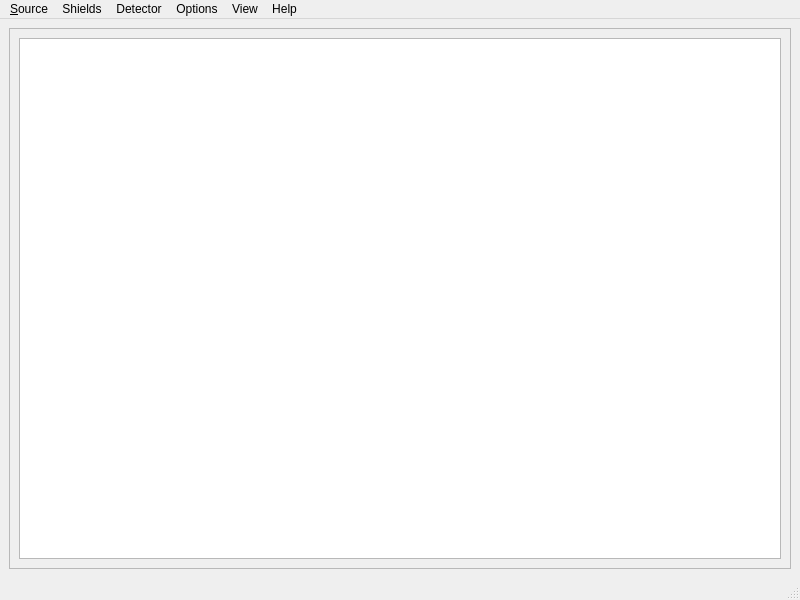
<?xml version="1.0" encoding="UTF-8"?>
<ui version="4.0">
 <class>MainWindow</class>
 <widget class="QMainWindow" name="MainWindow">
  <property name="geometry">
   <rect>
    <x>0</x>
    <y>0</y>
    <width>800</width>
    <height>600</height>
   </rect>
  </property>
  <property name="windowTitle">
   <string>ZapMeNot</string>
  </property>
  <widget class="QWidget" name="centralwidget">
   <property name="sizePolicy">
    <sizepolicy hsizetype="Expanding" vsizetype="Expanding">
     <horstretch>0</horstretch>
     <verstretch>0</verstretch>
    </sizepolicy>
   </property>
   <layout class="QVBoxLayout" name="verticalLayout">
    <item>
     <widget class="QScrollArea" name="scrollArea">
      <property name="widgetResizable">
       <bool>true</bool>
      </property>
      <widget class="QWidget" name="scrollAreaWidgetContents">
       <property name="geometry">
        <rect>
         <x>0</x>
         <y>0</y>
         <width>774</width>
         <height>518</height>
        </rect>
       </property>
       <layout class="QVBoxLayout" name="verticalLayout_2">
        <item>
         <widget class="QTextEdit" name="summaryDescription">
          <property name="readOnly">
           <bool>true</bool>
          </property>
          <property name="placeholderText">
           <string/>
          </property>
         </widget>
        </item>
       </layout>
      </widget>
     </widget>
    </item>
   </layout>
  </widget>
  <widget class="QMenuBar" name="menubar">
   <property name="geometry">
    <rect>
     <x>0</x>
     <y>0</y>
     <width>800</width>
     <height>29</height>
    </rect>
   </property>
   <widget class="QMenu" name="menu_Source">
    <property name="title">
     <string>&amp;Source</string>
    </property>
    <widget class="QMenu" name="menuBody">
     <property name="title">
      <string>Body</string>
     </property>
     <addaction name="actionLine_Source"/>
     <addaction name="actionPoint_Source"/>
     <addaction name="actionSpherical_Source"/>
     <addaction name="actionBox_Source"/>
     <addaction name="actionX_Aligned_Cylinder_Source"/>
     <addaction name="actionY_Aligned_Cylinder_Source"/>
     <addaction name="actionZ_Aligned_Cylinder_Source"/>
    </widget>
    <widget class="QMenu" name="menuPhotons">
     <property name="title">
      <string>Photons</string>
     </property>
     <addaction name="actionBy_Isotope"/>
     <addaction name="actionBy_Energy"/>
     <addaction name="actionImport"/>
    </widget>
    <addaction name="menuBody"/>
    <addaction name="menuPhotons"/>
    <addaction name="actionQuadrature"/>
   </widget>
   <widget class="QMenu" name="menuShield">
    <property name="title">
     <string>Shields</string>
    </property>
    <widget class="QMenu" name="menuAdd">
     <property name="title">
      <string>Add</string>
     </property>
     <addaction name="actionSemiInfiniteXSlab"/>
     <addaction name="actionSphere"/>
     <addaction name="actionBox"/>
     <addaction name="actionInfiniteAnnulus"/>
     <addaction name="actionXAlignedInfiniteAnnulus"/>
     <addaction name="actionYAlignedInfiniteAnnulus"/>
     <addaction name="actionZAlignedInfiniteAnnulus"/>
     <addaction name="actionCappedCylinder"/>
     <addaction name="actionX_Aligned_Cylinder"/>
     <addaction name="actionY_Aligned_Cylinder"/>
     <addaction name="actionZ_Aligned_Cylinder"/>
    </widget>
    <addaction name="menuAdd"/>
    <addaction name="actionRemove"/>
   </widget>
   <widget class="QMenu" name="menuDetector">
    <property name="title">
     <string>Detector</string>
    </property>
    <addaction name="location"/>
   </widget>
   <widget class="QMenu" name="menuOptions">
    <property name="title">
     <string>Options</string>
    </property>
    <addaction name="actionBuildup_Material"/>
    <addaction name="actionDaughters"/>
    <addaction name="actionEnergy_Groups"/>
    <addaction name="actionFiller_Material"/>
   </widget>
   <widget class="QMenu" name="menuView">
    <property name="title">
     <string>View</string>
    </property>
    <addaction name="actionPython_Script"/>
    <addaction name="actionGraphics"/>
   </widget>
   <widget class="QMenu" name="menuHelp">
    <property name="title">
     <string>Help</string>
    </property>
    <addaction name="actionZapMeNot_Help"/>
    <addaction name="actionAbout_ZapMeNot"/>
   </widget>
   <addaction name="menu_Source"/>
   <addaction name="menuShield"/>
   <addaction name="menuDetector"/>
   <addaction name="menuOptions"/>
   <addaction name="menuView"/>
   <addaction name="menuHelp"/>
  </widget>
  <widget class="QStatusBar" name="statusbar"/>
  <action name="actionRemove">
   <property name="enabled">
    <bool>false</bool>
   </property>
   <property name="text">
    <string>Remove ...</string>
   </property>
  </action>
  <action name="actionBuildup_Material">
   <property name="text">
    <string>Buildup Material ...</string>
   </property>
  </action>
  <action name="actionDaughters">
   <property name="text">
    <string>Daughters ...</string>
   </property>
  </action>
  <action name="actionEnergy_Groups">
   <property name="text">
    <string>Energy Groups ...</string>
   </property>
  </action>
  <action name="actionPython_Script">
   <property name="text">
    <string>Python Script</string>
   </property>
  </action>
  <action name="actionGraphics">
   <property name="text">
    <string>Graphics</string>
   </property>
  </action>
  <action name="location">
   <property name="text">
    <string>Location ...</string>
   </property>
  </action>
  <action name="actionZapMeNot_Help">
   <property name="text">
    <string>ZapMeNot Help</string>
   </property>
  </action>
  <action name="actionAbout_ZapMeNot">
   <property name="text">
    <string>About ZapMeNot</string>
   </property>
  </action>
  <action name="actionSemiInfiniteShield">
   <property name="text">
    <string>Semi-Infinite Shield</string>
   </property>
  </action>
  <action name="actionSemiInfiniteXSlab">
   <property name="text">
    <string>Semi-Infinite X-Aligned Slab</string>
   </property>
  </action>
  <action name="actionSphere">
   <property name="text">
    <string>Sphere</string>
   </property>
  </action>
  <action name="actionShell">
   <property name="text">
    <string>Shell</string>
   </property>
  </action>
  <action name="actionBox">
   <property name="text">
    <string>Box</string>
   </property>
  </action>
  <action name="actionInfiniteAnnulus">
   <property name="text">
    <string>Infinite Annulus</string>
   </property>
  </action>
  <action name="actionXAlignedInfiniteAnnulus">
   <property name="text">
    <string>X-Aligned Infinite Annulus</string>
   </property>
  </action>
  <action name="actionYAlignedInfiniteAnnulus">
   <property name="text">
    <string>Y-Aligned Infinte Annulus</string>
   </property>
  </action>
  <action name="actionZAlignedInfiniteAnnulus">
   <property name="text">
    <string>Z-Aligned Infinite Annulus</string>
   </property>
  </action>
  <action name="actionCappedCylinder">
   <property name="text">
    <string>Capped Cylinder</string>
   </property>
  </action>
  <action name="actionLine_Source">
   <property name="text">
    <string>Line Source</string>
   </property>
  </action>
  <action name="actionPoint_Source">
   <property name="text">
    <string>Point Source</string>
   </property>
  </action>
  <action name="actionSpherical_Source">
   <property name="text">
    <string>Spherical Source</string>
   </property>
  </action>
  <action name="actionBox_Source">
   <property name="text">
    <string>Box Source</string>
   </property>
  </action>
  <action name="actionX_Aligned_Cylinder_Source">
   <property name="text">
    <string>X-Aligned Cylinder Source</string>
   </property>
  </action>
  <action name="actionY_Aligned_Cylinder_Source">
   <property name="text">
    <string>Y-Aligned Cylinder Source</string>
   </property>
  </action>
  <action name="actionZ_Aligned_Cylinder_Source">
   <property name="text">
    <string>Z-Aligned Cylinder Source</string>
   </property>
  </action>
  <action name="actionBy_Isotope">
   <property name="text">
    <string>By Isotope</string>
   </property>
  </action>
  <action name="actionBy_Energy">
   <property name="text">
    <string>By Energy</string>
   </property>
  </action>
  <action name="actionImport">
   <property name="text">
    <string>Import ...</string>
   </property>
  </action>
  <action name="actionQuadrature">
   <property name="text">
    <string>Quadrature ...</string>
   </property>
  </action>
  <action name="actionX_Aligned_Cylinder">
   <property name="text">
    <string>X-Aligned Cylinder</string>
   </property>
  </action>
  <action name="actionY_Aligned_Cylinder">
   <property name="text">
    <string>Y-Aligned Cylinder</string>
   </property>
  </action>
  <action name="actionZ_Aligned_Cylinder">
   <property name="text">
    <string>Z-Aligned Cylinder</string>
   </property>
  </action>
  <action name="actionFiller_Material">
   <property name="text">
    <string>Filler Material ...</string>
   </property>
  </action>
 </widget>
 <resources/>
 <connections/>
</ui>
